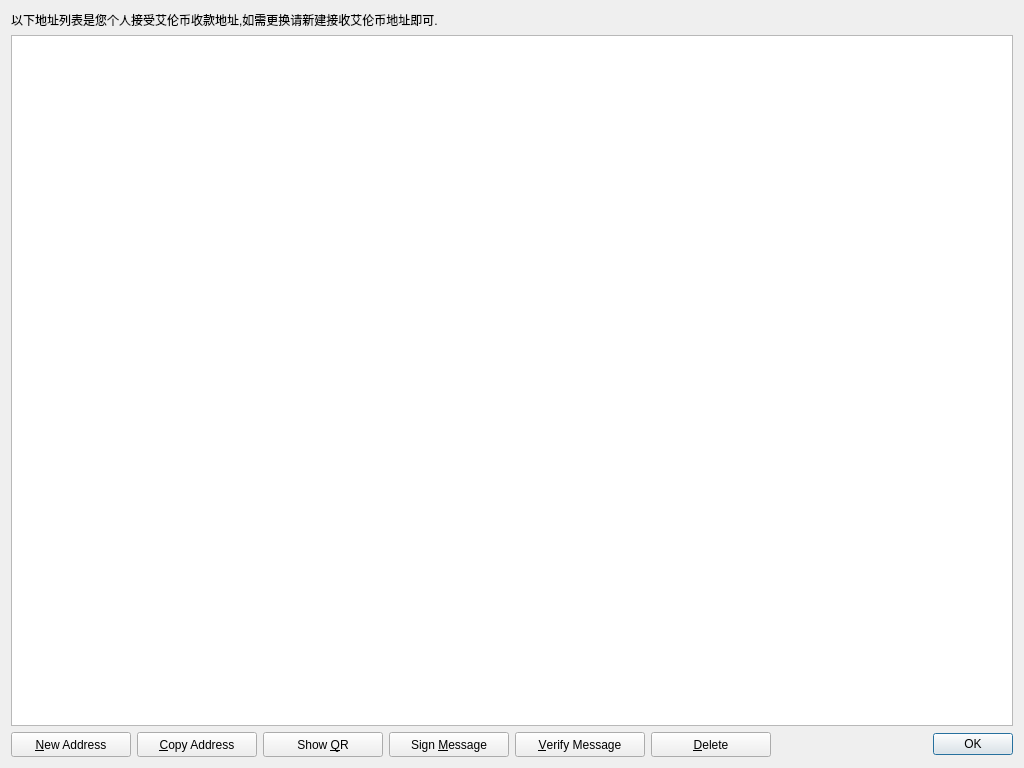
<?xml version="1.0" encoding="UTF-8"?>
<ui version="4.0">
 <class>AddressBookPage</class>
 <widget class="QWidget" name="AddressBookPage">
  <property name="geometry">
   <rect>
    <x>0</x>
    <y>0</y>
    <width>1024</width>
    <height>768</height>
   </rect>
  </property>
  <property name="windowTitle">
   <string>Address Book</string>
  </property>
  <layout class="QVBoxLayout" name="verticalLayout">
   <item>
    <widget class="QLabel" name="labelExplanation">
     <property name="text">
      <string>&lt;html&gt;&lt;head/&gt;&lt;body&gt;&lt;p&gt;&lt;img src=&quot;:/icons/transaction_conflicted&quot;/&gt; 以下地址列表是您个人接受艾伦币收款地址,如需更换请新建接收艾伦币地址即可.&lt;/p&gt;&lt;/body&gt;&lt;/html&gt;</string>
     </property>
     <property name="textFormat">
      <enum>Qt::AutoText</enum>
     </property>
     <property name="wordWrap">
      <bool>true</bool>
     </property>
     <property name="textInteractionFlags">
      <set>Qt::NoTextInteraction</set>
     </property>
    </widget>
   </item>
   <item>
    <widget class="QTableView" name="tableView">
     <property name="contextMenuPolicy">
      <enum>Qt::CustomContextMenu</enum>
     </property>
     <property name="toolTip">
      <string>Double-click to edit address or label</string>
     </property>
     <property name="tabKeyNavigation">
      <bool>false</bool>
     </property>
     <property name="alternatingRowColors">
      <bool>true</bool>
     </property>
     <property name="selectionMode">
      <enum>QAbstractItemView::SingleSelection</enum>
     </property>
     <property name="selectionBehavior">
      <enum>QAbstractItemView::SelectRows</enum>
     </property>
     <property name="sortingEnabled">
      <bool>true</bool>
     </property>
     <attribute name="horizontalHeaderHighlightSections">
      <bool>false</bool>
     </attribute>
     <attribute name="verticalHeaderVisible">
      <bool>false</bool>
     </attribute>
     <attribute name="verticalHeaderHighlightSections">
      <bool>false</bool>
     </attribute>
    </widget>
   </item>
   <item>
    <layout class="QHBoxLayout" name="horizontalLayout">
     <item>
      <widget class="QPushButton" name="newAddressButton">
       <property name="minimumSize">
        <size>
         <width>120</width>
         <height>25</height>
        </size>
       </property>
       <property name="toolTip">
        <string>Create a new address</string>
       </property>
       <property name="text">
        <string>&amp;New Address</string>
       </property>
       <property name="icon">
        <iconset resource="../bitcoin.qrc">
         <normaloff>:/icons/add</normaloff>:/icons/add</iconset>
       </property>
       <property name="iconSize">
        <size>
         <width>12</width>
         <height>12</height>
        </size>
       </property>
      </widget>
     </item>
     <item>
      <widget class="QPushButton" name="copyToClipboard">
       <property name="minimumSize">
        <size>
         <width>120</width>
         <height>25</height>
        </size>
       </property>
       <property name="toolTip">
        <string>Copy the currently selected address to the system clipboard</string>
       </property>
       <property name="text">
        <string>&amp;Copy Address</string>
       </property>
       <property name="icon">
        <iconset resource="../bitcoin.qrc">
         <normaloff>:/icons/editcopy</normaloff>:/icons/editcopy</iconset>
       </property>
       <property name="iconSize">
        <size>
         <width>12</width>
         <height>12</height>
        </size>
       </property>
      </widget>
     </item>
     <item>
      <widget class="QPushButton" name="showQRCode">
       <property name="minimumSize">
        <size>
         <width>120</width>
         <height>25</height>
        </size>
       </property>
       <property name="toolTip">
        <string>Generate a QR code for the address</string>
       </property>
       <property name="text">
        <string>Show &amp;QR</string>
       </property>
       <property name="icon">
        <iconset resource="../bitcoin.qrc">
         <normaloff>:/icons/qrcode</normaloff>:/icons/qrcode</iconset>
       </property>
       <property name="iconSize">
        <size>
         <width>14</width>
         <height>14</height>
        </size>
       </property>
      </widget>
     </item>
     <item>
      <widget class="QPushButton" name="signMessage">
       <property name="minimumSize">
        <size>
         <width>120</width>
         <height>25</height>
        </size>
       </property>
       <property name="toolTip">
        <string>Sign a message to prove you own a ArronCoin address</string>
       </property>
       <property name="text">
        <string>Sign &amp;Message</string>
       </property>
       <property name="icon">
        <iconset resource="../bitcoin.qrc">
         <normaloff>:/icons/editButton</normaloff>:/icons/editButton</iconset>
       </property>
       <property name="iconSize">
        <size>
         <width>12</width>
         <height>12</height>
        </size>
       </property>
      </widget>
     </item>
     <item>
      <widget class="QPushButton" name="verifyMessage">
       <property name="minimumSize">
        <size>
         <width>130</width>
         <height>25</height>
        </size>
       </property>
       <property name="toolTip">
        <string>Verify a message to ensure it was signed with a specified ArronCoin address</string>
       </property>
       <property name="text">
        <string>&amp;Verify Message</string>
       </property>
       <property name="icon">
        <iconset resource="../bitcoin.qrc">
         <normaloff>:/icons/verifyButton</normaloff>:/icons/verifyButton</iconset>
       </property>
       <property name="iconSize">
        <size>
         <width>12</width>
         <height>12</height>
        </size>
       </property>
      </widget>
     </item>
     <item>
      <widget class="QPushButton" name="deleteButton">
       <property name="minimumSize">
        <size>
         <width>120</width>
         <height>25</height>
        </size>
       </property>
       <property name="toolTip">
        <string>Delete the currently selected address from the list</string>
       </property>
       <property name="text">
        <string>&amp;Delete</string>
       </property>
       <property name="icon">
        <iconset resource="../bitcoin.qrc">
         <normaloff>:/icons/remove</normaloff>:/icons/remove</iconset>
       </property>
       <property name="iconSize">
        <size>
         <width>12</width>
         <height>12</height>
        </size>
       </property>
      </widget>
     </item>
     <item>
      <spacer name="horizontalSpacer">
       <property name="orientation">
        <enum>Qt::Horizontal</enum>
       </property>
       <property name="sizeHint" stdset="0">
        <size>
         <width>40</width>
         <height>20</height>
        </size>
       </property>
      </spacer>
     </item>
     <item>
      <widget class="QDialogButtonBox" name="buttonBox">
       <property name="sizePolicy">
        <sizepolicy hsizetype="Maximum" vsizetype="Fixed">
         <horstretch>0</horstretch>
         <verstretch>0</verstretch>
        </sizepolicy>
       </property>
       <property name="standardButtons">
        <set>QDialogButtonBox::Ok</set>
       </property>
      </widget>
     </item>
    </layout>
   </item>
  </layout>
 </widget>
 <resources>
  <include location="../bitcoin.qrc"/>
 </resources>
 <connections/>
</ui>
